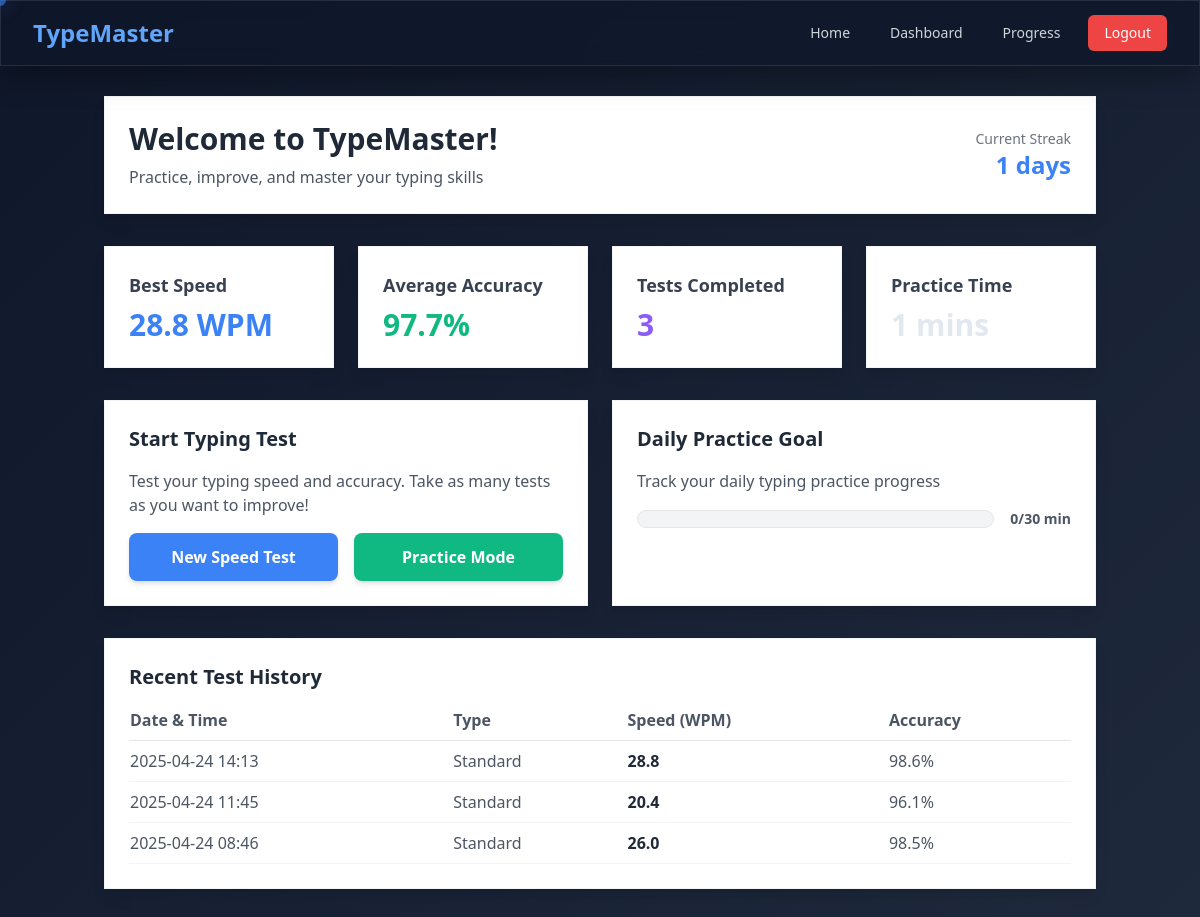
The page /dashboard (signed in) on the database its author committed.
### app.py (models this page shows, shortened)
class User(UserMixin, db.Model):
    id = db.Column(db.Integer, primary_key=True)
    username = db.Column(db.String(80), unique=True, nullable=False)
    email = db.Column(db.String(120), unique=True, nullable=False)
    password_hash = db.Column(db.String(128))
    profile_photo = db.Column(db.String(255), default='default.jpg')
    full_name = db.Column(db.String(100))
    bio = db.Column(db.Text)
    join_date = db.Column(db.DateTime, default=datetime.utcnow)
    preferred_language = db.Column(db.String(10), default='en')
    keyboard_layout = db.Column(db.String(20), default='qwerty')
    daily_goal = db.Column(db.Integer, default=30)  # minutes
    last_practice = db.Column(db.DateTime)
    streak_days = db.Column(db.Integer, default=0)
    theme = db.Column(db.String(10), default='light')  # light/dark mode
    font_size = db.Column(db.Integer, default=16)  # in pixels
    high_contrast = db.Column(db.Boolean, default=False)
    two_factor_enabled = db.Column(db.Boolean, default=False)
    two_factor_secret = db.Column(db.String(32))
    privacy_settings = db.Column(db.JSON, default=lambda: {
        'show_profile': True,
        'show_stats': True,
        'show_achievements': True
    })
    tests = db.relationship('TypingTest', backref='user', lazy=True)
    achievements = db.relationship('UserAchievement', backref='user', lazy=True)
    practice_goals = db.relationship('PracticeGoal', backref='user', lazy=True)
    friends = db.relationship('Friendship',
                            foreign_keys='Friendship.user_id',
                            backref='user', lazy=True)
    friend_of = db.relationship('Friendship',
                              foreign_keys='Friendship.friend_id',
                              backref='friend', lazy=True)
    custom_practices = db.relationship('CustomPractice', backref='user', lazy=True)

class TypingTest(db.Model):
    id = db.Column(db.Integer, primary_key=True)
    user_id = db.Column(db.Integer, db.ForeignKey('user.id'), nullable=False)
    wpm = db.Column(db.Float, nullable=False)
    accuracy = db.Column(db.Float, nullable=False)
    timestamp = db.Column(db.DateTime, nullable=False, default=datetime.utcnow)
    test_type = db.Column(db.String(20), nullable=False)
    difficulty = db.Column(db.String(20), nullable=False)
    language = db.Column(db.String(10), default='en')
    mistake_patterns = db.Column(db.JSON)
    duration = db.Column(db.Integer)
    points = db.Column(db.Integer, default=0)
    test_content = db.Column(db.Text)  # Store the actual text that was tested

### app.py (the view)
@app.route('/dashboard')
@login_required
def dashboard():
    try:
        today = datetime.now(UTC).date()
        today_tests = TypingTest.query.filter(
            TypingTest.user_id == current_user.id,
            func.date(TypingTest.timestamp) == today
        ).all()
        all_tests = TypingTest.query.filter_by(user_id=current_user.id).all()
        recent_tests = TypingTest.query.filter_by(user_id=current_user.id).order_by(TypingTest.timestamp.desc()).limit(5).all()
        stats = {
            'best_wpm': 0,
            'avg_wpm': 0,
            'avg_accuracy': 0,
            'total_tests': len(all_tests),
            'tests_today': len(today_tests),
            'practice_minutes': sum(t.duration for t in today_tests) // 60 if today_tests else 0,
            'daily_goal_progress': 0,
            'current_streak': current_user.streak_days
        }
        if all_tests:
            stats.update({
                'best_wpm': max(t.wpm for t in all_tests),
                'avg_wpm': sum(t.wpm for t in all_tests) / len(all_tests),
                'avg_accuracy': sum(t.accuracy for t in all_tests) / len(all_tests)
            })
        if current_user.daily_goal > 0:
            stats['daily_goal_progress'] = (stats['practice_minutes'] / current_user.daily_goal * 100)
        stats['best_wpm'] = round(stats['best_wpm'], 1)
        stats['avg_wpm'] = round(stats['avg_wpm'], 1)
        stats['avg_accuracy'] = round(stats['avg_accuracy'], 1)
        stats['daily_goal_progress'] = round(stats['daily_goal_progress'], 1)
        return render_template('dashboard.html', stats=stats, recent_tests=recent_tests)
    except Exception as e:
        print(f"Error loading dashboard: {str(e)}")
        flash('Error loading dashboard: ' + str(e), 'error')
        return redirect(url_for('index'))

### app.py (called while the page is built)
@login_manager.user_loader
def load_user(user_id):
    return User.query.get(int(user_id))

### templates/dashboard.html (shortened to what this page needs)
{% extends "base.html" %}
{% block content %}
<div class="container mx-auto px-4 py-8">
    <div class="bg-white shadow-lg p-6 mb-8 border border-gray-100">
        <div class="flex items-center justify-between">
            <div>
                <h1 class="text-3xl font-extrabold mb-2 text-gray-800">Welcome to TypeMaster!</h1>
                <p class="text-gray-600">Practice, improve, and master your typing skills</p>
            </div>
            <div class="text-right">
                <p class="text-sm font-medium text-gray-500">Current Streak</p>
                <p class="text-2xl font-extrabold text-blue-500">{{ current_user.streak_days }} days</p>
            </div>
        </div>
    </div>
    <div class="grid grid-cols-1 md:grid-cols-4 gap-6 mb-8">
        <div class="bg-white shadow-lg p-6 border border-gray-100 hover:border-blue-200 transition-colors">
            <h3 class="text-lg font-bold mb-2 text-gray-700">Best Speed</h3>
            <p class="text-3xl font-extrabold text-blue-500">{{ stats.best_wpm|default(0)|round(1) }} WPM</p>
        </div>
        <div class="bg-white shadow-lg p-6 border border-gray-100 hover:border-green-200 transition-colors">
            <h3 class="text-lg font-bold mb-2 text-gray-700">Average Accuracy</h3>
            <p class="text-3xl font-extrabold text-green-500">{{ stats.avg_accuracy|default(0)|round(1) }}%</p>
        </div>
        <div class="bg-white shadow-lg p-6 border border-gray-100 hover:border-purple-200 transition-colors">
            <h3 class="text-lg font-bold mb-2 text-gray-700">Tests Completed</h3>
            <p class="text-3xl font-extrabold text-purple-500">{{ stats.total_tests|default(0) }}</p>
        </div>
        <div class="bg-white shadow-lg p-6 border border-gray-100 hover:border-orange-200 transition-colors">
            <h3 class="text-lg font-bold mb-2 text-gray-700">Practice Time</h3>
            <p class="text-3xl font-extrabold text-orange-500">{{ stats.practice_minutes|default(0) }} mins</p>
        </div>
    </div>
    <div class="grid grid-cols-1 md:grid-cols-2 gap-6 mb-8">
        <div class="bg-white shadow-lg p-6 border border-gray-100">
            <h2 class="text-xl font-bold mb-4 text-gray-800">Start Typing Test</h2>
            <p class="text-gray-600 font-medium mb-4">Test your typing speed and accuracy. Take as many tests as you want to improve!</p>
            <div class="grid grid-cols-2 gap-4">
                <a href="{{ url_for('typing_test') }}"
                   class="bg-blue-500 text-white text-center px-4 py-3 rounded-lg hover:bg-blue-600 transition-colors font-bold shadow-md">
                    New Speed Test
                </a>
                <a href="{{ url_for('practice', practice_type='common_words') }}"
                   class="bg-green-500 text-white text-center px-4 py-3 rounded-lg hover:bg-green-600 transition-colors font-bold shadow-md">
                    Practice Mode
                </a>
            </div>
        </div>
        <div class="bg-white shadow-lg p-6 border border-gray-100">
            <h2 class="text-xl font-bold mb-4 text-gray-800">Daily Practice Goal</h2>
            <p class="text-gray-600 font-medium mb-4">Track your daily typing practice progress</p>
            <div class="flex items-center justify-between mb-2">
                <div class="flex-1 mr-4">
                    {% set progress_width = (stats.daily_progress|default(0) / current_user.daily_goal * 100)|round %}
                    <div class="w-full bg-gray-100 rounded-full border border-gray-200">
                    </div>
                </div>
                <span class="text-sm font-bold text-gray-600 min-w-[80px] text-right whitespace-nowrap">
                    {{ stats.daily_progress|default(0) }}/{{ current_user.daily_goal }} min
                </span>
            </div>
        </div>
    </div>
    <div class="bg-white shadow-lg p-6 border border-gray-100">
        <h2 class="text-xl font-bold mb-4 text-gray-800">Recent Test History</h2>
        {% if recent_tests %}
        <div class="overflow-x-auto">
            <table class="w-full">
                <thead>
                    <tr class="text-left border-b border-gray-200">
                        <th class="pb-2 font-bold text-gray-600">Date & Time</th>
                        <th class="pb-2 font-bold text-gray-600">Type</th>
                        <th class="pb-2 font-bold text-gray-600">Speed (WPM)</th>
                        <th class="pb-2 font-bold text-gray-600">Accuracy</th>
                    </tr>
                </thead>
                <tbody>
                    {% for test in recent_tests %}
                    <tr class="border-b border-gray-100 hover:bg-gray-50">
                        <td class="py-2 font-medium text-gray-600">{{ test.timestamp.strftime('%Y-%m-%d %H:%M') }}</td>
                        <td class="py-2 font-medium text-gray-600">{{ test.test_type|title }}</td>
                        <td class="py-2 font-bold text-gray-800">{{ test.wpm|round(1) }}</td>
                        <td class="py-2 font-medium text-gray-600">{{ test.accuracy|round(1) }}%</td>
                    </tr>
                    {% endfor %}
                </tbody>
            </table>
        </div>
        {% else %}
        <p class="text-gray-600 font-medium">No tests taken yet. Start your first typing test now!</p>
        {% endif %}
    </div>
</div>
{% endblock %}

### templates/base.html (shortened to what this page needs)
<!DOCTYPE html>
<html lang="en">
<head>
    <link href="https://cdn.jsdelivr.net/npm/tailwindcss@2.2.19/dist/tailwind.min.css" rel="stylesheet">
</head>
<body>
    <nav class="glass-morphism fixed w-full z-50">
        <div class="max-w-7xl mx-auto px-4 sm:px-6 lg:px-8">
            <div class="flex items-center justify-between h-16">
                <div class="flex items-center">
                    <a href="/" class="text-2xl font-bold text-blue-400">TypeMaster</a>
                </div>
                <div class="hidden md:block">
                    <div class="ml-10 flex items-baseline space-x-4">
                        <a href="/" class="text-gray-300 hover:text-white px-3 py-2 rounded-md text-sm font-medium transition-colors duration-200">Home</a>
                        <a href="/dashboard" class="text-gray-300 hover:text-white px-3 py-2 rounded-md text-sm font-medium transition-colors duration-200">Dashboard</a>
                        <a href="/progress" class="text-gray-300 hover:text-white px-3 py-2 rounded-md text-sm font-medium transition-colors duration-200">Progress</a>
                        {% if current_user.is_authenticated %}
                            <a href="/logout" class="bg-red-500 hover:bg-red-600 text-white px-4 py-2 rounded-md text-sm font-medium transition-colors duration-200">Logout</a>
                        {% else %}
                            <a href="/login" class="bg-blue-500 hover:bg-blue-600 text-white px-4 py-2 rounded-md text-sm font-medium transition-colors duration-200">Login</a>
                            <a href="/signup" class="bg-green-500 hover:bg-green-600 text-white px-4 py-2 rounded-md text-sm font-medium transition-colors duration-200">Sign Up</a>
                        {% endif %}
                    </div>
                </div>
            </div>
        </div>
    </nav>
    <div class="pt-16">
        {% block content %}{% endblock %}
    </div>
    <div id="cursor-trail" class="cursor-trail"></div>
</body>
</html>

### templates/base.html (style rules this page uses)
body { background: linear-gradient(135deg, #0f172a 0%, #1e293b 100%); color: #e2e8f0; min-height: 100vh; }
.glass-morphism { background: rgba(15, 23, 42, 0.7); backdrop-filter: blur(10px); border: 1px solid rgba(255, 255, 255, 0.1); box-shadow: 0 8px 32px 0 rgba(0, 0, 0, 0.37); }
.cursor-trail { position: fixed; width: 12px; height: 12px; background: rgba(59, 130, 246, 0.6); border-radius: 50%; pointer-events: none; z-index: 9999; transition: all 0.1s ease; box-shadow: 0 0 20px rgba(59, 130, 246, 0.4); }

### rows shown on the page
User: streak_days "1", daily_goal "30"
TypingTest: timestamp "2025-04-24 14:13", test_type "Standard", wpm "28.8", accuracy "98.6"
TypingTest: timestamp "2025-04-24 11:45", test_type "Standard", wpm "20.4", accuracy "96.1"
TypingTest: timestamp "2025-04-24 08:46", test_type "Standard", wpm "26.0", accuracy "98.5"

### other values the page prints
{{ stats.best_wpm|default(0)|round(1) }} "28.8"
{{ stats.avg_accuracy|default(0)|round(1) }} "97.7"
{{ stats.total_tests|default(0) }} "3"
{{ stats.practice_minutes|default(0) }} "1"
{{ stats.daily_progress|default(0) }} "0"
